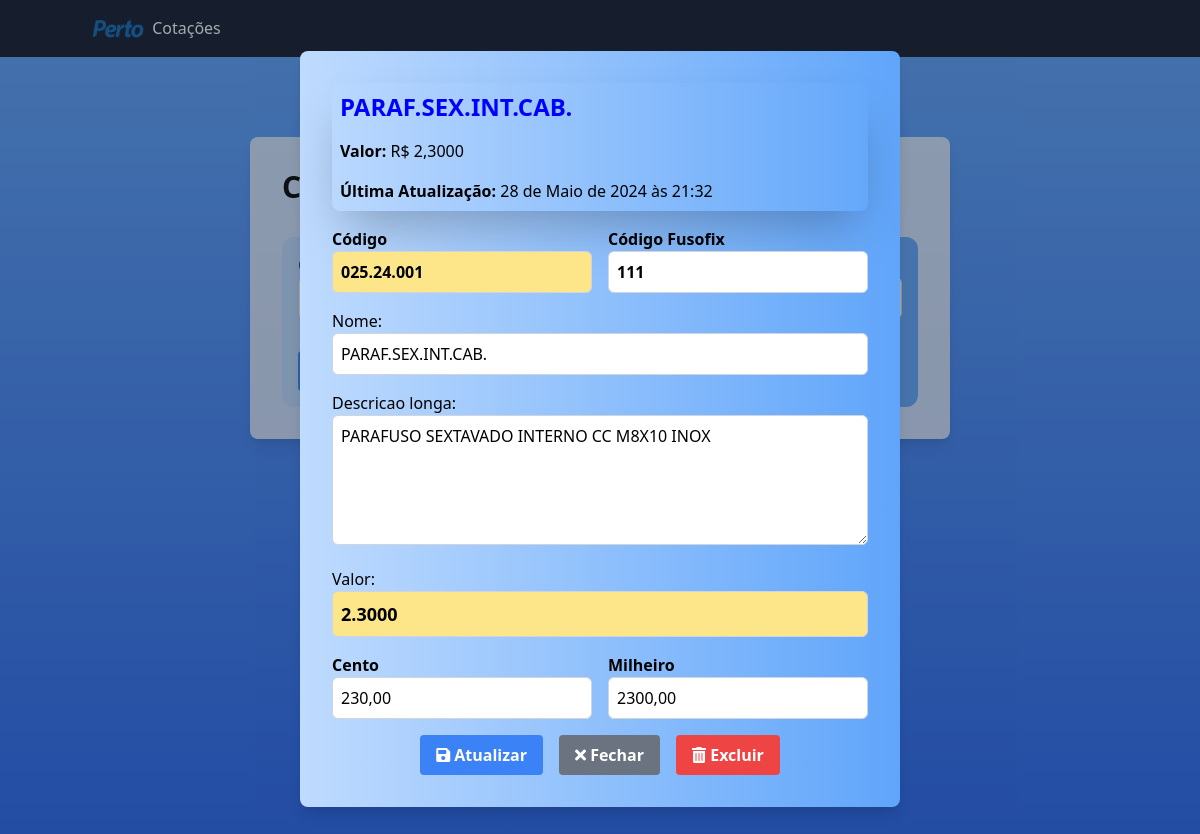
The page /produtos/atualizar/025.24.001/ on the database its author committed.
### produtos/models.py (models this page shows, shortened)
class Produto(models.Model):
    codigo = models.CharField(max_length=20)
    nome = models.CharField(max_length=100)
    descricao_longa = models.TextField()
    valor = models.DecimalField(max_digits=10, decimal_places=4)
    data_ultima_atualizacao = models.DateTimeField(auto_now=True)
    cotacao_efetivada = models.BooleanField(default=False)
    data_efetivacao = models.DateField(null=True, blank=True)
    codigo_fusofix = models.CharField(max_length=20, null=True, blank=True)

### produtos/views.py (the view)
# urls.py: path('atualizar/<str:codigo>/', views.atualizar_produto, name='atualizar_produto'),
def atualizar_produto(request, codigo):
    produto = get_object_or_404(Produto, codigo=codigo)
    if request.method == 'POST':
        if 'delete' in request.POST:
            produto.delete()
            return redirect(f"{reverse('consultar_produto')}?message=Produto excluído com sucesso!")
        else:
            form = ProdutoForm(request.POST, instance=produto)
            if form.is_valid():
                form.save()
                return redirect(f"{reverse('consultar_produto')}?message=Produto atualizado com sucesso!")
            else:
                return redirect(f"{reverse('consultar_produto')}?codigo={codigo}&error=Erro ao atualizar produto. Por favor, tente novamente.")
    else:
        form = ProdutoForm(instance=produto)
    return render(request, 'produtos/consultar_produto.html', {'form': form, 'produto': produto})

### produtos/forms.py (shortened to what this page needs)
class ProdutoForm(forms.ModelForm):
    class Meta:
        model = Produto
        fields = [
            "nome",
            "descricao_longa",
            "valor"
        ]
        widgets = {
            "nome": forms.TextInput(
                attrs={
                    "class": "form-input w-full p-2 border border-gray-300 rounded-md focus:outline-none"
                }
            ),
            "descricao_longa": forms.Textarea(
                attrs={
                    "class": "form-input w-full p-2 border border-gray-300 rounded-md focus:outline-none",
                    "style": "height: 130px;",  # Ajuste o valor conforme necessário
                }
            ),
            "valor": forms.TextInput(
                attrs={
                    "class": "form-input bg-yellow-200 w-full p-2 font-bold text-lg border border-gray-300 rounded-md focus:outline-none",
                    "style":"font-bold;",
                }
            ),
        }

### produtos/templatetags/custom_filters.py (called while the page is built)
@register.filter
def multiply(value, arg):
    try:
        return float(value) * float(arg)
    except (ValueError, TypeError):
        return ''

### produtos/templates/produtos/consultar_produto.html (shortened to what this page needs)
{% load static %}
{% load custom_filters %}
<!DOCTYPE html>
<html>
<head>
    <link href="https://cdn.jsdelivr.net/npm/tailwindcss@2.2.19/dist/tailwind.min.css" rel="stylesheet">
    <link rel="stylesheet" href="https://cdnjs.cloudflare.com/ajax/libs/font-awesome/5.15.4/css/all.min.css">
</head>
<body class="bg-gradient-to-b from-blue-400 to-blue-600">
    <nav class="bg-gray-900 text-white">
        <div class="container mx-auto py-4">
            <a class="navbar-brand" href="#">
                <img src="{% static 'bootstrap/css/logo-perto.png' %}" alt="Logo" width="60" height="34"
                    class="inline-block align-text-top">
                Cotações
            </a>
        </div>
    </nav>
    <div class="container mx-auto flex justify-center items-start h-screen pt-20">
        <div class="bg-white bg-opacity-75 p-8 rounded-lg shadow-lg" style="width: 700px;">
            <h1 class="text-3xl font-bold mb-8">Consultar Produto</h1>
            <form method="get" class="bg-gradient-to-r from-blue-200 to-blue-400 p-4 rounded-xl space-y-4">
                <div class="mb-4">
                    <label for="codigo" class="block font-bold text-gray-700">Código do Produto</label>
                    <input type="text" id="codigo" name="codigo"
                        class="form-input w-full p-2 border border-gray-300 rounded-md focus:outline-none focus:ring-2 focus:ring-blue-500"
                        required oninput="formatarCodigo(this)">
                </div>
                <button type="submit"
                    class="bg-blue-500 hover:bg-blue-700 text-white font-bold py-2 px-4 rounded custom-bounce">Consultar</button>
                <a href="{% url 'cadastrar_produto' %}"
                    class="bg-green-500 hover:bg-green-700 text-white font-bold py-2 px-4 rounded ml-4">Cadastro</a>
                <a href="{% url 'listar_produtos' %}"
                    class="bg-yellow-400 hover:bg-yellow-500 text-white font-bold py-2 px-4 rounded ml-4">Produtos</a>
            </form>
            {% if produto %}
<div id="produtoModal" class="fixed top-0 left-0 w-full h-full flex items-center justify-center bg-gray-800 bg-opacity-40">
    <div class="bg-gradient-to-r from-blue-200 to-blue-400 p-8 rounded-lg shadow-lg" style="max-width: 600px; width: 100%;">
        <div class="bg-cyan-500 shadow-2xl shadow-blue-500/80 rounded-lg p-2">
            <h2 class="text-2xl font-bold mb-2 highlight">{{ produto.nome }}</h2>
            <div class="flex space-x-4 mt-4">
                <p><strong>Valor:</strong> R$ {{ produto.valor }}</p>
            </div>
            <p class="mt-4"><strong>Última Atualização:</strong> {{ produto.data_ultima_atualizacao }}</p>
        </div>
        <form method="post" action="{% url 'atualizar_produto' produto.codigo %}" class="space-y-4 mt-4">
            <div class="flex space-x-4">
                <div class="w-1/2">
                    <label for="codigo" class="block font-bold">Código</label>
                    <input type="text" id="codigo" name="codigo"
                           class="form-input bg-yellow-200 font-bold w-full p-2 border border-gray-300 rounded-md focus:outline-none focus:ring-2 focus:ring-blue-500"
                           value="{{ produto.codigo }}" required oninput="formatarCodigo(this)">
                </div>
                <div class="w-1/2">
                    <label for="codigo_fusofix" class="block font-bold">Código Fusofix</label>
                    <input type="text" id="codigo_fusofix" name="codigo_fusofix"
                           class="form-input font-bold w-full p-2 border border-gray-300 rounded-md focus:outline-none focus:ring-2 focus:ring-blue-500"
                           value="{{ produto.codigo_fusofix }}">
                </div>
            </div>
            {{ form.as_p }}
            <div class="flex space-x-4 mt-4">
                <div class="w-1/2">
                    <label for="cento" class="block font-bold">Cento</label>
                    <input type="text" id="cento" name="cento"
                           class="form-input w-full p-2 border border-gray-300 rounded-md focus:outline-none focus:ring-2 focus:ring-blue-500"
                           value="{{ produto.valor|multiply:100|floatformat:2 }}" readonly>
                </div>
                <div class="w-1/2">
                    <label for="milheiro" class="block font-bold">Milheiro</label>
                    <input type="text" id="milheiro" name="milheiro"
                           class="form-input w-full p-2 border border-gray-300 rounded-md focus:outline-none focus:ring-2 focus:ring-blue-500"
                           value="{{ produto.valor|multiply:1000|floatformat:2 }}" readonly>
                </div>
            </div>
            <div class="flex justify-center space-x-4 mt-4">
                <button type="submit" class="bg-blue-500 hover:bg-blue-700 text-white font-bold py-2 px-4 rounded">
                    <i class="fas fa-save"></i> Atualizar
                </button>
                <button type="button" class="bg-gray-500 hover:bg-gray-700 text-white font-bold py-2 px-4 rounded" onclick="fecharModal()">
                    <i class="fas fa-times"></i> Fechar
                </button>
                <button type="submit" name="delete" class="bg-red-500 hover:bg-red-700 text-white font-bold py-2 px-4 rounded">
                    <i class="fas fa-trash-alt"></i> Excluir
                </button>
            </div>
        </form>
    </div>
</div>
{% endif %}
        </div>
    </div>
</body>
</html>

### produtos/templates/produtos/consultar_produto.html (style rules this page uses)
.custom-bounce { animation: custom-bounce 1s infinite; }
.highlight { color: blue; }

### rows shown on the page
Produto: nome "PARAF.SEX.INT.CAB.", valor "2,3000", data_ultima_atualizacao "28 de Maio de 2024 às 21:32", codigo "025.24.001", codigo_fusofix "111", descricao_longa "PARAFUSO SEXTAVADO INTERNO CC M8X10 INOX", valor "2.3000", cento "230,00", milheiro "2300,00"
